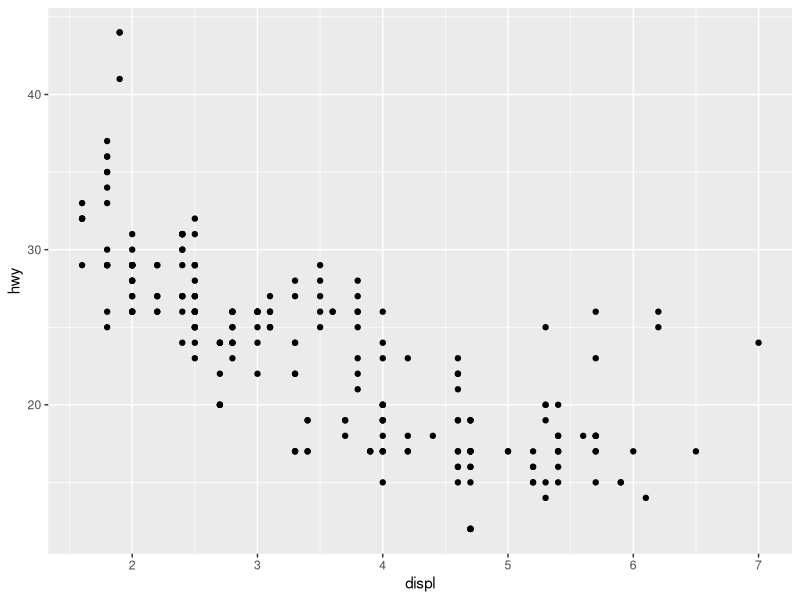
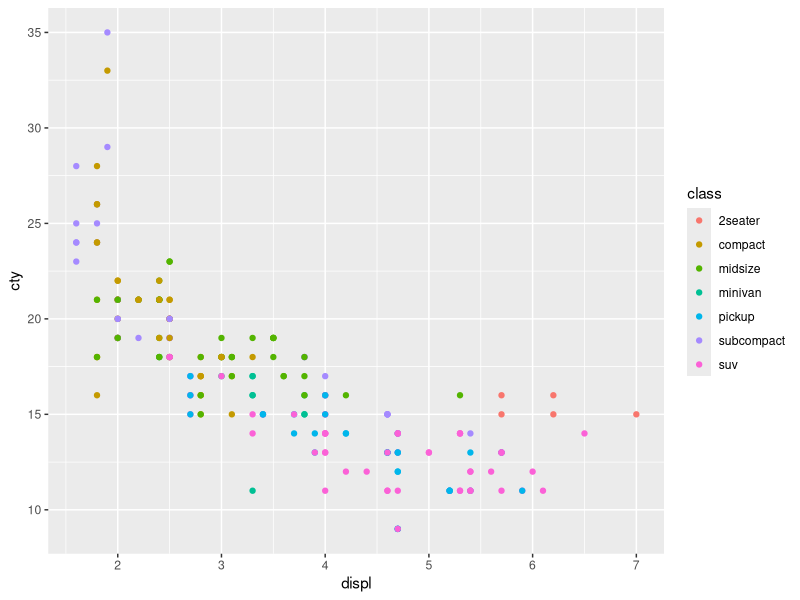

These charts were generated, in order, by the following R code:
## ---- chunk 1
knitr::opts_chunk$set(echo = TRUE)
## ---- chunk 2
summary(cars)
## ---- chunk 3
library(ggplot2)
data(mpg)
head(mpg)
## ---- chunk 4
ggplot(mpg, aes(x = displ, y = hwy)) +
geom_point()
## ---- chunk 5
ggplot(mpg, aes(displ, cty, colour = class)) +
geom_point()
